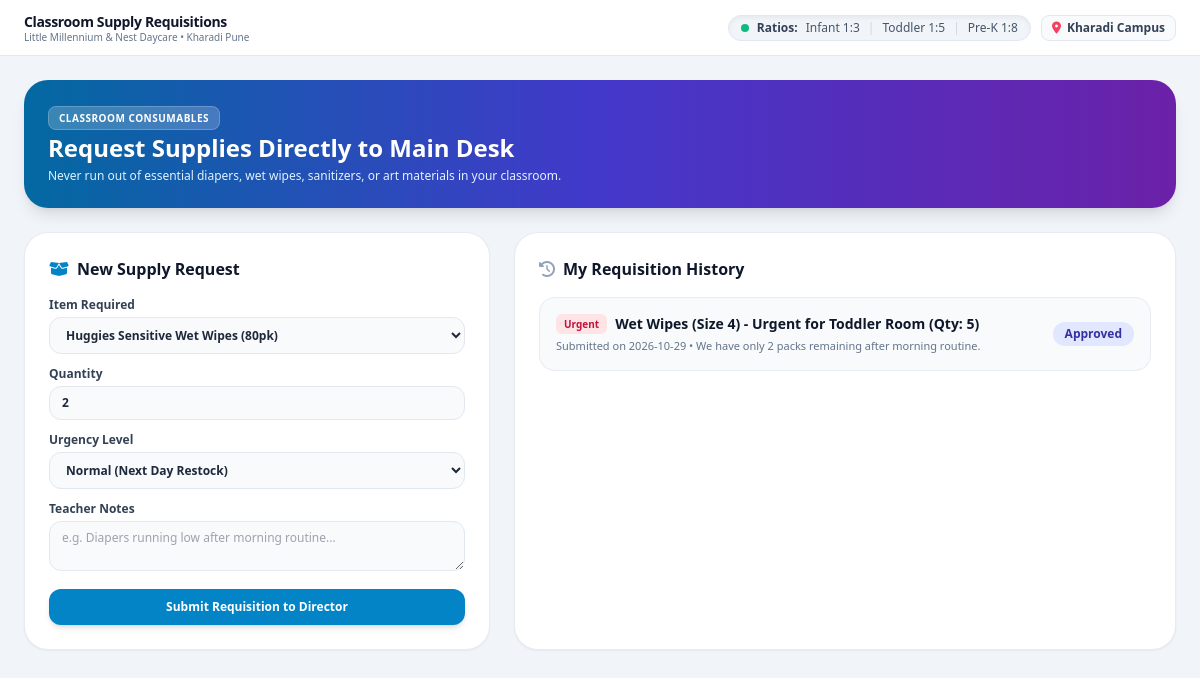
Page /teacher/supply-request on the committed database.
### tables this page shows
CREATE TABLE supply_requests (
        id INTEGER PRIMARY KEY AUTOINCREMENT,
        campus_id INTEGER DEFAULT 1,
        teacher_id INTEGER NOT NULL,
        classroom_id INTEGER NOT NULL,
        item_name TEXT NOT NULL,
        quantity INTEGER NOT NULL,
        urgency TEXT DEFAULT 'Normal', -- Normal, High, Urgent
        status TEXT DEFAULT 'Pending', -- Pending, Approved, Dispatched, Fulfilled
        created_at TIMESTAMP DEFAULT CURRENT_TIMESTAMP,
        notes TEXT,
        FOREIGN KEY(teacher_id) REFERENCES users(id),
        FOREIGN KEY(classroom_id) REFERENCES classrooms(id)
    );

### app.py (the view)
@app.route('/teacher/supply-request')
def teacher_supply_request():
    user_id = session.get('user_id', 4)
    conn = get_db_connection()
    my_requests = conn.execute("SELECT * FROM supply_requests WHERE teacher_id = ? ORDER BY id DESC", (user_id,)).fetchall()
    conn.close()
    return render_template('teacher/supply_request.html', active_page='teacher_supply_request', my_requests=my_requests)

### app.py (called while the page is built)
def get_current_user():
    user_id = session.get('user_id')
    if not user_id:
        return None
    conn = get_db_connection()
    user = conn.execute("SELECT * FROM users WHERE id = ?", (user_id,)).fetchone()
    conn.close()
    return user

@app.context_processor
def inject_globals():
    conn = get_db_connection()
    pending_approvals = conn.execute("SELECT COUNT(*) FROM invoices WHERE approval_status = 'Pending Approval'").fetchone()[0]
    conn.close()
    return {
        'current_user': get_current_user(),
        'campus_name': Config.CAMPUS_NAME,
        'campus_code': Config.CAMPUS_CODE,
        'pending_approvals_count': pending_approvals
    }

### database.py (called while the page is built)
def get_db_connection():
    conn = sqlite3.connect(Config.DATABASE_PATH)
    conn.row_factory = sqlite3.Row
    return conn

### templates/teacher/supply_request.html (shortened to what this page needs)
{% extends "base.html" %}
{% block page_title %}Classroom Supply Requisitions{% endblock %}
{% block content %}
<div class="space-y-6">
  <div class="p-6 bg-gradient-to-r from-sky-700 via-indigo-700 to-purple-800 rounded-3xl text-white shadow-lg flex flex-col sm:flex-row items-start sm:items-center justify-between gap-4">
    <div>
      <span class="px-2.5 py-1 bg-white/20 text-[10px] font-black uppercase tracking-wider rounded-lg border border-white/20">
        Classroom Consumables
      </span>
      <h2 class="text-xl md:text-2xl font-black mt-1">Request Supplies Directly to Main Desk</h2>
      <p class="text-xs text-sky-100 mt-1">
        Never run out of essential diapers, wet wipes, sanitizers, or art materials in your classroom.
      </p>
    </div>
  </div>
  <div class="grid grid-cols-1 lg:grid-cols-12 gap-6">
    <div class="lg:col-span-5 bg-white rounded-3xl border border-slate-200/80 shadow-sm p-6 space-y-4">
      <h3 class="text-base font-extrabold text-slate-900 flex items-center gap-2">
        <i class="fa-solid fa-box-open text-brand-blue"></i>
        <span>New Supply Request</span>
      </h3>
      <form action="{{ url_for('teacher_submit_supply_request') }}" method="POST" data-loading-msg="Submitting Supply Requisition...">
        <div class="space-y-3">
          <div>
            <label class="block text-xs font-bold text-slate-700 mb-1">Item Required</label>
            <select name="item_name" required class="w-full px-3 py-2 bg-slate-50 border border-slate-200 rounded-xl text-xs font-semibold">
              <option value="Huggies Sensitive Wet Wipes (80pk)">Huggies Sensitive Wet Wipes (80pk)</option>
            </select>
          </div>
          <div>
            <label class="block text-xs font-bold text-slate-700 mb-1">Quantity</label>
            <input type="number" name="quantity" required min="1" value="2" class="w-full px-3 py-2 bg-slate-50 border border-slate-200 rounded-xl text-xs font-bold text-slate-800">
          </div>
          <div>
            <label class="block text-xs font-bold text-slate-700 mb-1">Urgency Level</label>
            <select name="urgency" class="w-full px-3 py-2 bg-slate-50 border border-slate-200 rounded-xl text-xs font-semibold">
              <option value="Normal">Normal (Next Day Restock)</option>
            </select>
          </div>
          <div>
            <label class="block text-xs font-bold text-slate-700 mb-1">Teacher Notes</label>
            <textarea name="notes" rows="2" placeholder="e.g. Diapers running low after morning routine..." class="w-full px-3 py-2 bg-slate-50 border border-slate-200 rounded-xl text-xs font-medium"></textarea>
          </div>
          <button type="submit" class="w-full py-2.5 bg-brand-blue hover:bg-sky-700 text-white font-bold rounded-xl text-xs shadow-md transition mt-2">
            Submit Requisition to Director
          </button>
        </div>
      </form>
    </div>
    <div class="lg:col-span-7 bg-white rounded-3xl border border-slate-200/80 shadow-sm p-6 space-y-4">
      <h3 class="text-base font-extrabold text-slate-900 flex items-center gap-2">
        <i class="fa-solid fa-clock-rotate-left text-slate-400"></i>
        <span>My Requisition History</span>
      </h3>
      <div class="space-y-3">
        {% for req in my_requests %}
        <div class="p-4 bg-slate-50 rounded-2xl border border-slate-200/70 flex items-center justify-between text-xs">
          <div>
            <div class="flex items-center gap-2">
              <span class="px-2 py-0.5 rounded-md text-[10px] font-black {% if req.urgency == 'Urgent' %}bg-rose-100 text-rose-700{% else %}bg-slate-200 text-slate-700{% endif %}">
                {{ req.urgency }}
              </span>
              <span class="font-extrabold text-slate-900 text-sm">{{ req.item_name }} (Qty: {{ req.quantity }})</span>
            </div>
            <p class="text-[11px] text-slate-500 mt-1">Submitted on {{ req.created_at[:10] }} • {{ req.notes }}</p>
          </div>
          <span class="px-3 py-1 rounded-full text-xs font-black {% if req.status == 'Pending' %}bg-amber-100 text-amber-800{% elif req.status == 'Approved' %}bg-indigo-100 text-indigo-800{% else %}bg-emerald-100 text-emerald-800{% endif %}">
            {{ req.status }}
          </span>
        </div>
        {% else %}
        <p class="text-xs text-slate-400 py-8 text-center italic">No past requisitions logged.</p>
        {% endfor %}
      </div>
    </div>
  </div>
</div>
{% endblock %}

### static/css/custom.css (style rules this page uses)
:root { --lm-purple: #7B2CBF; --lm-blue: #0284C7; --lm-green: #10B981; --lm-orange: #F59E0B; --lm-pink: #EC4899; }
html, body { width: 100%; height: 100%; max-height: 100vh; margin: 0 !important; padding: 0 !important; overflow: hidden !important; font-family: system-ui, -apple-system, BlinkMacSystemFont, 'Segoe UI', Roboto, Oxygen, Ubuntu, Cantarell, 'Open Sans', 'Helvetica Neue', sans-serif; background-color: #F8FAFC; box-sizing: border-box; }
*, *::before, *::after { box-sizing: inherit; }

### rows in the picture
supply_requests: urgency "Urgent", item_name "Wet Wipes (Size 4) - Urgent for Toddler Room", quantity "5", created_at "2026-10-29", notes "We have only 2 packs remaining after morning routine.", status "Approved"
